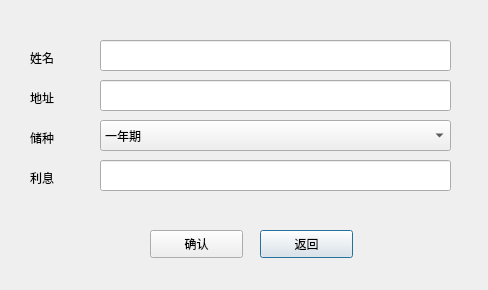
<?xml version="1.0" encoding="UTF-8"?>
<ui version="4.0">
 <class>editprofile</class>
 <widget class="QDialog" name="editprofile">
  <property name="geometry">
   <rect>
    <x>0</x>
    <y>0</y>
    <width>488</width>
    <height>290</height>
   </rect>
  </property>
  <property name="windowTitle">
   <string>修改资料</string>
  </property>
  <widget class="QLineEdit" name="login_nameInput">
   <property name="geometry">
    <rect>
     <x>100</x>
     <y>40</y>
     <width>351</width>
     <height>31</height>
    </rect>
   </property>
  </widget>
  <widget class="QPushButton" name="login_backButton">
   <property name="geometry">
    <rect>
     <x>260</x>
     <y>230</y>
     <width>93</width>
     <height>28</height>
    </rect>
   </property>
   <property name="text">
    <string>返回</string>
   </property>
  </widget>
  <widget class="QLineEdit" name="login_interestInput">
   <property name="geometry">
    <rect>
     <x>100</x>
     <y>160</y>
     <width>351</width>
     <height>31</height>
    </rect>
   </property>
   <property name="focusPolicy">
    <enum>Qt::WheelFocus</enum>
   </property>
   <property name="text">
    <string/>
   </property>
   <property name="readOnly">
    <bool>true</bool>
   </property>
  </widget>
  <widget class="QLabel" name="login_interestLabel">
   <property name="geometry">
    <rect>
     <x>30</x>
     <y>170</y>
     <width>72</width>
     <height>15</height>
    </rect>
   </property>
   <property name="text">
    <string>利息</string>
   </property>
  </widget>
  <widget class="QComboBox" name="login_typeCombobox">
   <property name="geometry">
    <rect>
     <x>100</x>
     <y>120</y>
     <width>351</width>
     <height>31</height>
    </rect>
   </property>
   <item>
    <property name="text">
     <string>一年期</string>
    </property>
   </item>
   <item>
    <property name="text">
     <string>三年期</string>
    </property>
   </item>
   <item>
    <property name="text">
     <string>五年期</string>
    </property>
   </item>
  </widget>
  <widget class="QLabel" name="login_nameLabel">
   <property name="geometry">
    <rect>
     <x>30</x>
     <y>50</y>
     <width>72</width>
     <height>15</height>
    </rect>
   </property>
   <property name="text">
    <string>姓名</string>
   </property>
  </widget>
  <widget class="QLineEdit" name="login_addressInput">
   <property name="geometry">
    <rect>
     <x>100</x>
     <y>80</y>
     <width>351</width>
     <height>31</height>
    </rect>
   </property>
  </widget>
  <widget class="QPushButton" name="login_okButton">
   <property name="geometry">
    <rect>
     <x>150</x>
     <y>230</y>
     <width>93</width>
     <height>28</height>
    </rect>
   </property>
   <property name="text">
    <string>确认</string>
   </property>
  </widget>
  <widget class="QLabel" name="login_typeLabel">
   <property name="geometry">
    <rect>
     <x>30</x>
     <y>130</y>
     <width>72</width>
     <height>15</height>
    </rect>
   </property>
   <property name="text">
    <string>储种</string>
   </property>
  </widget>
  <widget class="QLabel" name="login_addressLabel">
   <property name="geometry">
    <rect>
     <x>30</x>
     <y>90</y>
     <width>72</width>
     <height>15</height>
    </rect>
   </property>
   <property name="text">
    <string>地址</string>
   </property>
  </widget>
 </widget>
 <resources/>
 <connections/>
</ui>
